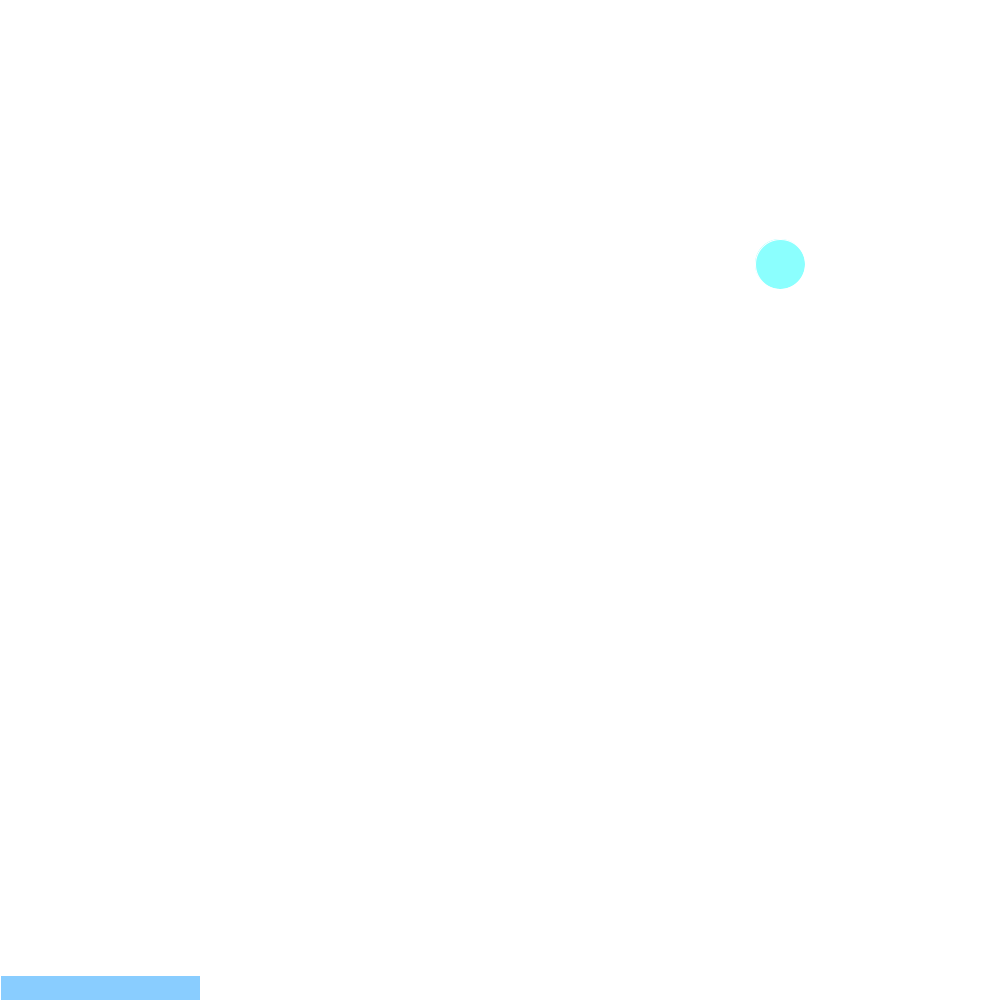
Frame 1 (no input)
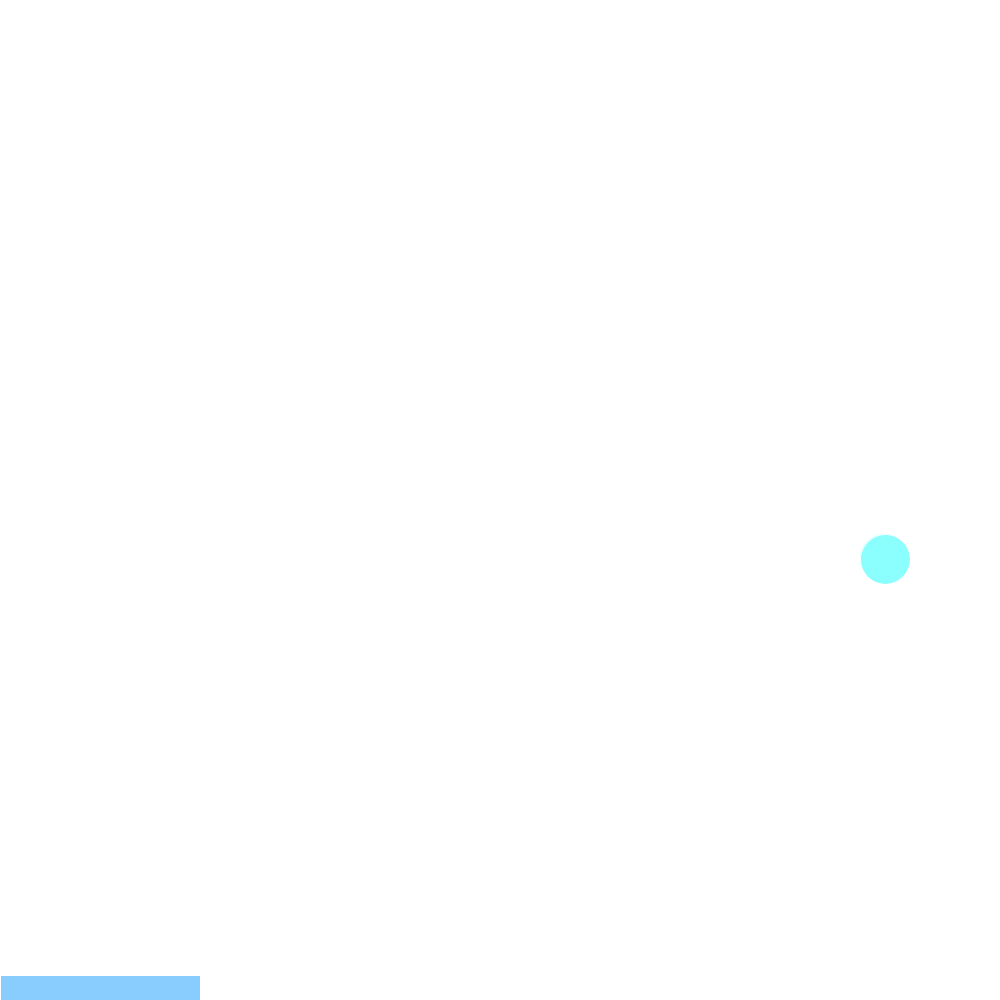
Frame 60 (the mouse pressed at the canvas centre just before this capture)
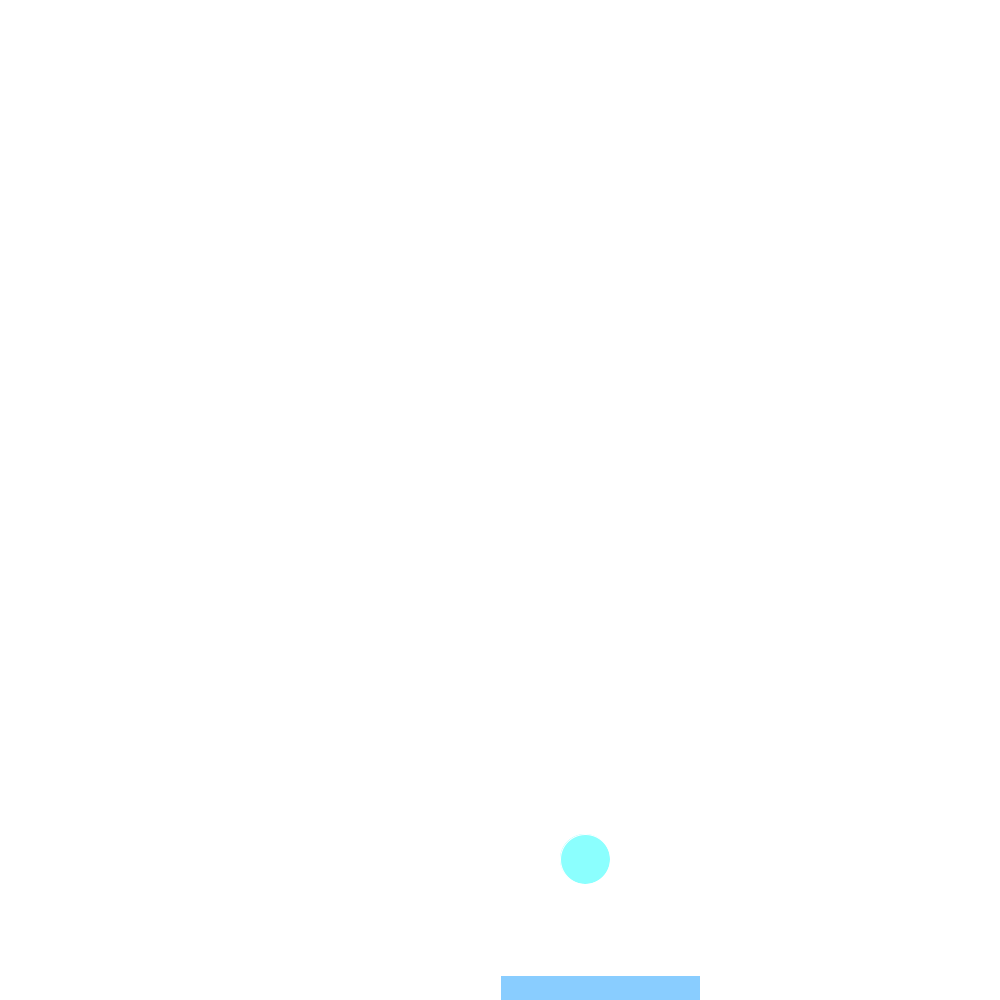
Frame 120 (the mouse held since frame 60 and released just before this capture)

The Processing sketch that drew these frames (run headless with seeded random() and noise(); from frame 60 on, the mouse is pressed at the canvas centre):

// Processing sketch: pong
// ── pong.pde
int r = 500;
int f = 500;
int speed = 5;
int xDirection = 5;
int yDirection = 5;
int x = (int)random(1200);
int y = (int)random(1000);
void setup(){
size(1000, 1000);

}

void draw(){
  background(#FFFFFF);
ball();
paddle();
if (x>975 || x<25){
changeXDirection();      //  _/ O $ |-|
}


else if (intersects(x,y,mouseX,975,200) || y<25){
changeYDirection();      //  _/ O $ |-|
}
if (x>1010){
textSize(50);
fill(#FF0000);
text("GAME OVER", 10, 30); 


}
}

void ball(){
fill(#8BFFFE);
stroke(#FFFFFF);
ellipse(x+=xDirection,y+=yDirection,50,50);



}

void changeXDirection(){
xDirection =- xDirection;
}

void changeYDirection(){
yDirection =- yDirection;
}

void paddle(){
fill(#89CDFF);
rect(mouseX,975,200,25);
}

boolean intersects(int ballX, int ballY, int paddleX, int paddleY, int paddleLength) {
     if (ballY > paddleY && ballX > paddleX && ballX < paddleX + paddleLength)
          return true;
     else 
          return false;
}
